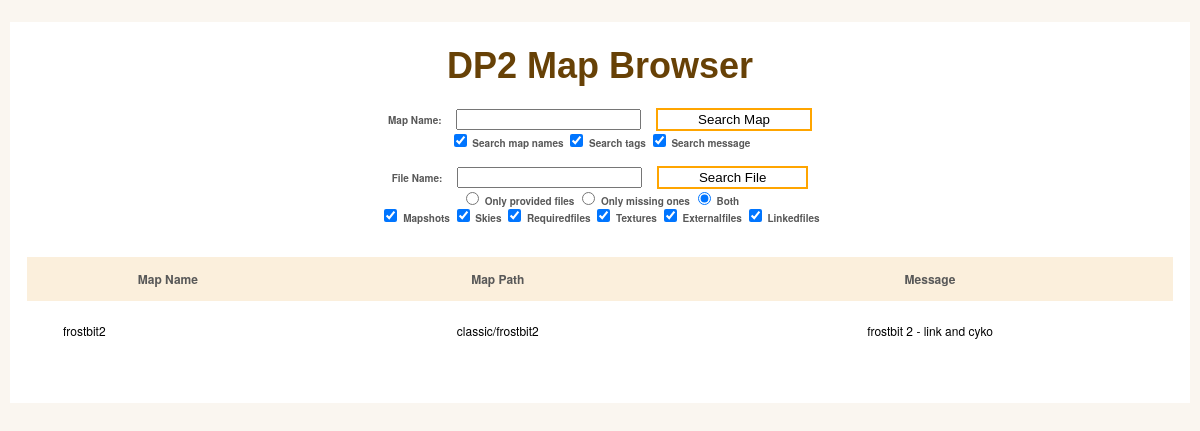
Page /map_browser.php?mapname=frostbit2 on the earlier database version.
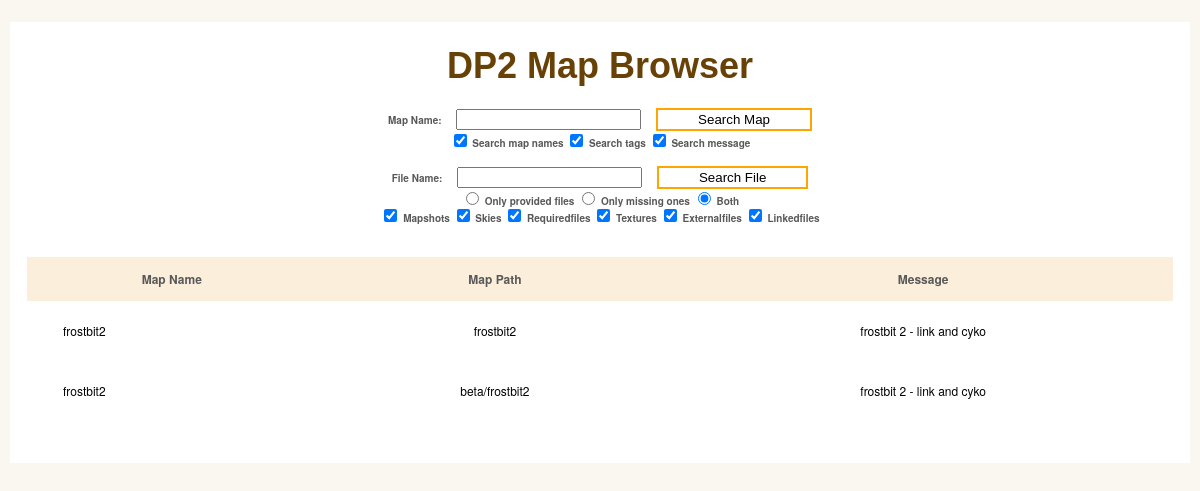
Same page on the later database version.
### tables this page shows
CREATE TABLE maps (
                                        map_id integer PRIMARY KEY,
                                        map_name text NOT NULL,
                                        map_path text NOT NULL,
                                        message text
                                    );

### map_browser.php (the view, shortened to what this page needs)
<head>
    <link rel="stylesheet" type="text/css" href="map_browser.css">
</head>
<body>
    <div id="wrapper">
        <h1>DP2 Map Browser</h1>
        <form action="map_browser.php" method="get">
            <label for="mapname">Map Name: </label>
            <input type="text" name="mapname">
            <input type="submit" value="Search Map">
            <br>
            <label><input type="checkbox" name="name" value="1" checked="true"/> Search map names</label>
            <label><input type="checkbox" name="tags" value="1" checked="true"/> Search tags</label>
            <label><input type="checkbox" name="message" value="1" checked="true"/> Search message</label>
        </form>
        <form action="file_browser.php" method="get">
            <label for="mapname">File Name: </label>
            <input type="text" name="mapname">
            <input type="submit" value="Search File">
            <br>
            <label><input type="radio" id="option2" name="provided" value="1"/> Only provided files</label>
            <label><input type="radio" id="option3"name="provided" value="-1"/> Only missing ones</label>
            <label><input type="radio" id="option4" name="provided" value="0" checked="true"/> Both</label>
            <br>
            <label><input type="checkbox" name="mapshot" value="1" checked="true"/> Mapshots</label>
            <label><input type="checkbox" name="sky" value="1" checked="true"/> Skies</label>
            <label><input type="checkbox" name="requiredfile" value="1" checked="true"/> Requiredfiles</label>
            <label><input type="checkbox" name="texture" value="1" checked="true"/> Textures</label>
            <label><input type="checkbox" name="externalfile" value="1" checked="true"/> Externalfiles</label>
            <label><input type="checkbox" name="linkedfile" value="1" checked="true"/> Linkedfiles</label>
        </form>
        <table class="sortable maplist_table" id="keywords" cellspacing="0" cellpadding="0">
            <thead>
                <tr>
                    <th class="sorttable_alpha sort"><span>Map Name</span></th>
                    <th class="sorttable_alpha"><span>Map Path</span></th>
                    <th class="sorttable_alpha"><span>Message</span></th>
                </tr>
            </thead>
            <tbody class="hoverthing">
                <?php
$db = new SQLite3("sqlite_mapdata.db");
$categories = array();
if (count($categories) == 0){
$query_string = "SELECT * FROM maps where map_path like :mapname or message like :mapname or map_id in (select map_id from tags where tag_name like :mapname)";
} else {
$query_string = "select * from maps where ".$categories[0];
    foreach ($categories as $idx => $category){
        if ($idx < 1) continue;
        $query_string.=" or ".$category;
    }
}
$stmt = $db->prepare($query_string);
$stmt->bindValue(':mapname', "%".$_GET["mapname"]."%", SQLITE3_TEXT);
$mapdata = $stmt->execute();
while ($row = $mapdata->fetchArray()) {
    $link = "map_detail.php?mapid=".$row["map_id"];
    echo "<tr>";
    echo "<td class='lalign'><a href='".$link."'><div style='height:100%;width:100%'>", $row["map_name"],"</div></a></td>";
    echo "<td><a href='".$link."'><div style='height:100%;width:100%'>", $row["map_path"],"</div></a></td>";
    echo "<td><a href='".$link."'><div style='height:100%;width:100%'>", $row["message"],"</div></a></td>";
    echo "</tr>";
}
                ?>
            </tbody>
        </table>
    </div>
</body>

Differences in the rows shown:
changed maps (number 1 of 2 on the later page): map_path "classic/frostbit2" → "frostbit2"
added maps: map_name "frostbit2", map_path "beta/frostbit2", message "frostbit 2 - link and cyko"
